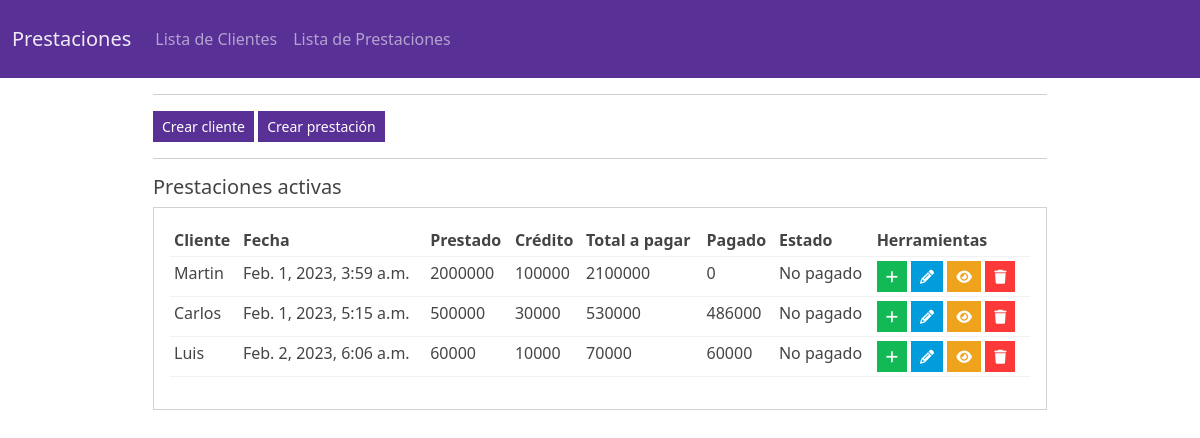
Before: / with the older database file.
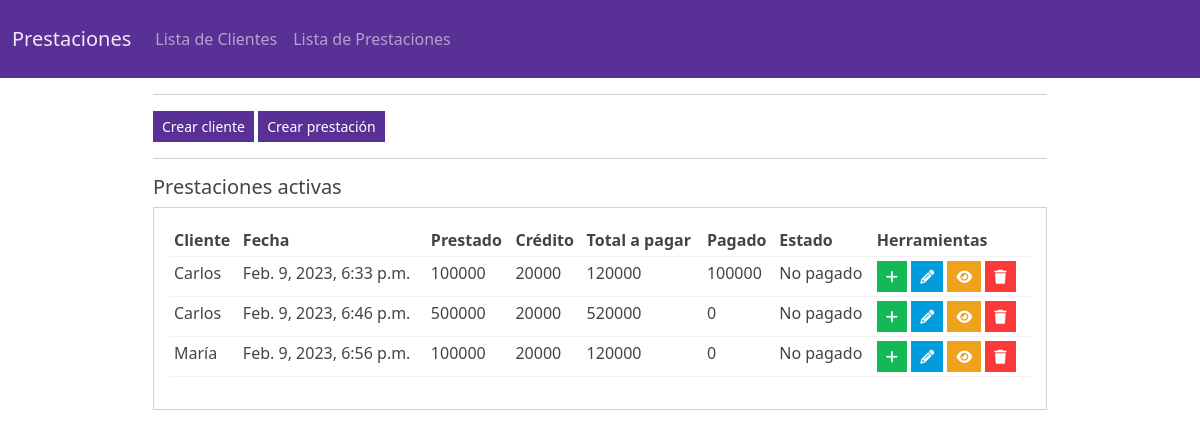
After: the same page with the newer database file.
### Inv/models.py (models this page shows, shortened)
class Payment(models.Model):
    STATUS = (
        ('Pagado', 'Pagado'),
        ('No pagado', 'No pagado')
    )
    id = models.AutoField(primary_key=True)
    customer = models.ForeignKey(Customer, null=True, on_delete=models.SET_NULL)
    lened = models.CharField(max_length=100, null=True)
    credit = models.CharField(max_length=100, null=True)
    paid = models.CharField(max_length=100, null=True)
    status = models.CharField(max_length=100, null=True, choices=STATUS)
    date_created = models.DateTimeField(auto_now_add=True, null=True)

class Customer(models.Model):
    id = models.AutoField(primary_key=True)
    name = models.CharField(max_length=100, null=True)
    email = models.CharField(max_length=100, null=True)
    number = models.CharField(max_length=100, null=True)
    date_created = models.DateTimeField(auto_now_add=True, null=True)
    def __str__(self):
        return self.name

### Inv/views.py (the view)
# urls.py: path('', views.dashboard, name = 'Home'),
def dashboard(request):
    pns = Payment.objects.all().filter(status=None)
    for p in pns:
        if int(p.lened) + int(p.credit) > int(p.paid):
            p.status = 'No pagado'
        else:
            p.status = 'Pagado'
        p.save()
    payments = Payment.objects.all().filter(status='No pagado')
    context = {
        'payments': payments
    }
    return render(request, 'Inv/dashboard.html', context)

### template/Inv/dashboard.html (shortened to what this page needs)
{% extends 'Inv/base.html' %}
{% block content %}
<!DOCTYPE html>
<html lang="en">
<head>
</head>
<body>
    <div class="row">
        <div class="col-md-9 mx-auto">
            <hr>
            <a href="{% url 'Create_customer' %}" class="btn btn-primary btn-sm btn-block">Crear cliente</a>
            <a href="{% url 'Create_payment' %}" class="btn btn-primary btn-sm btn-block">Crear prestación</a>
            <hr>
            <h5>Prestaciones activas</h5>
            <div class="card card-body">
                <table class="table table-sm">
                    <tr>
                        <th>Cliente</th>
                        <th>Fecha</th>
                        <th>Prestado</th>
                        <th>Crédito</th>
                        <th>Total a pagar</th>
                        <th>Pagado</th>
                        <th>Estado</th>
                        <th>Herramientas</th>
                    </tr>
                    {% for payment in payments %}
                    <tr>
                        <td>{{payment.customer}}</td>
                        <td>{{payment.date_created}}</td>
                        <td>{{payment.lened}}</td>
                        <td>{{payment.credit}}</td>
                        <td>{{payment.lened|add:payment.credit}}</td>
                        <td>{{payment.paid}}</td>
                        <td>{{payment.status}}</td>
                        <td>
                            <a href="{% url 'Add_payments' payment.id %}" class="btn btn-sm btn-success"><i class="fa-solid fa-plus"></i></a>
                            <a href="{% url 'Edit_payment' payment.id %}" class="btn btn-sm btn-info"><i class="fa-solid fa-pencil"></i></a>
                            <a href="{% url 'Payment' payment.id %}" class="btn btn-sm btn-warning"><i class="fa-solid fa-eye"></i></a>
                            <a href="{% url 'Delete_payment' payment.id %}" class="btn btn-sm btn-danger"><i class="fa-sharp fa-solid fa-trash"></i></a>
                        </td>
                    </tr>
                    {% endfor %}
                </table>
            </div>
        </div>
    </div>
</body>
</html>
{% endblock %}

### template/Inv/base.html (shortened to what this page needs)
<!DOCTYPE html>
<html lang="en">
    {% load static %}
<head>
    <link rel="stylesheet" type="text/css" href="{% static 'css/pulse.min.css' %}">
    <link rel="stylesheet" type="text/css" href="{% static 'css/dashboard.css' %}">
</head>
<body>
    {% include 'Inv/navbar.html' %}
    <div class="conainter-fluid">
    {% block content %}
    {% endblock %}
    </div>
</body>
</html>

### template/Inv/navbar.html (shortened to what this page needs)
{% load static %}
  <nav class="navbar navbar-expand-lg navbar-dark bg-primary">
    <div class="container-fluid">
      <a class="navbar-brand" href="{% url 'Home' %}">Prestaciones</a>
      <div class="collapse navbar-collapse" id="navbarColor01">
        <ul class="navbar-nav me-auto">
          <li class="nav-item">
            <a class="nav-link" href="{% url 'List_customers' %}">Lista de Clientes</a>
          </li>
          <li class="nav-item">
            <a class="nav-link" href="{% url 'List_payments' %}">Lista de Prestaciones</a>
          </li>
        </ul>
      </div>
    </div>
  </nav>

Changed rows visible on the page:
removed Payment: customer "Martin", date_created "Feb. 1, 2023, 3:59 a.m.", lened "2000000", credit "100000", lened|add "2100000", paid "0", status "No pagado"
removed Payment: customer "Carlos", date_created "Feb. 1, 2023, 5:15 a.m.", lened "500000", credit "30000", lened|add "530000", paid "486000", status "No pagado"
removed Payment: customer "Luis", date_created "Feb. 2, 2023, 6:06 a.m.", lened "60000", credit "10000", lened|add "70000", paid "60000", status "No pagado"
added Payment: customer "Carlos", date_created "Feb. 9, 2023, 6:33 p.m.", lened "100000", credit "20000", lened|add "120000", paid "100000", status "No pagado"
added Payment: customer "Carlos", date_created "Feb. 9, 2023, 6:46 p.m.", lened "500000", credit "20000", lened|add "520000", paid "0", status "No pagado"
added Payment: customer "María", date_created "Feb. 9, 2023, 6:56 p.m.", lened "100000", credit "20000", lened|add "120000", paid "0", status "No pagado"
